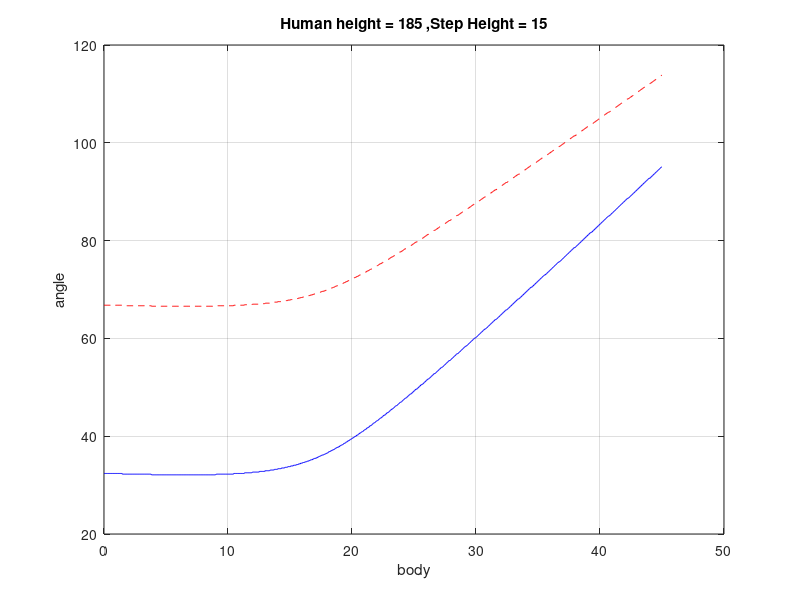

Write MATLAB code to recreate this figure. (Note: this script raises an error after producing the figure.)
clc;clear all;close all;

KKR =  []
ttR =  []

% Kr = 0.5:0.001:1.5;

t1_i = 30;
t2_i = 65;
total_i = 170;
step_Height = 15;


    height = 185;
    a1 = 0.245*height;
    a2 = 0.246*height;
for tt = 0:0.001:45*pi/180
    Kr = 0;
    t1 = (t1_i+(total_i-t1_i)*Kr)*pi/180;
    t2 = (t2_i+(total_i-t2_i)*Kr)*pi/180;
    while (a1+a2)*cos(tt) < a1*cos(t1-tt)+a2*cos(t2+tt-t1)+step_Height && Kr < 50
    Kr = Kr+0.001;
    t1 = (t1_i+(total_i-t1_i)*Kr)*pi/180;
    t2 = (t2_i+(total_i-t2_i)*Kr)*pi/180;
    end
    ttR = [ttR tt];
    KKR = [KKR Kr];
end
ttR = ttR/pi*180;
    t1 = (30*Kr)*pi/180;
    t2 = (65*Kr)*pi/180;
tt1 =  (t1_i+(total_i-t1_i).*KKR);
tt2 =  (t2_i+(total_i-t2_i).*KKR);
plot(ttR,tt1,'b-',ttR,tt2,'r--'); hold on;
grid()

step_Height = [ 'Human height = ' num2str(height) ' ,Step Height = ' num2str(step_Height) ]
title(step_Height);
xlabel('body')
ylabel('angle')
legend('thigh', 'shank',2);

% plot(ttR,KKR);


% plot(fun)
% syms a1 a2 Kr tt;
% sol = solve('(a1+a2)*cos(tt) = a1*cos(30*Kr-tt) + a2*cos(65*Kr+tt-30*Kr) + 10','tt');
% eqn = sin(x) == 1;
% solx = solve(eqn,x)


